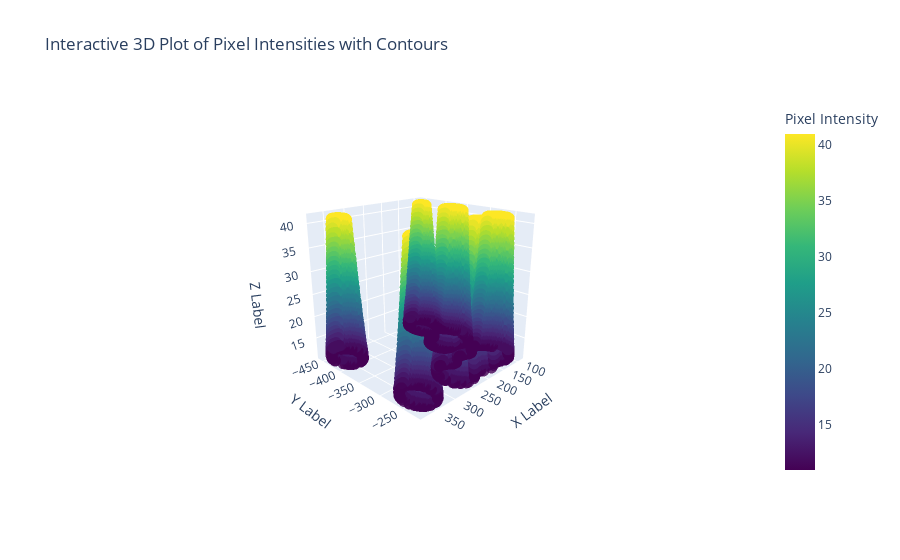

Notebook code cell kept with this figure:
### Code cell
# Load the image
final_img, final_img_copy = ImageOrientation('/workspaces/CSDNA/Testing code/Robot Movement/Data/v8_t=0_avg.png')

data = final_img_copy[:, :, 0]

# Draw the contours on the image
final_img, contours = draw_and_sort_contours(final_img)

plt.imshow(final_img)
plt.show()

#plotting the 3D scatter plot
plot_3d_scatter(data, contours=contours, title='Interactive 3D Plot of Pixel Intensities with Contours')

### Figure 1 — Plotly figure (JSON) as saved in the notebook; plotly's stock layout.template omitted (floating-point values rounded to 4 significant figures; data arrays with more than 128 entries replaced by an {"elided": "..."} marker saying what was removed)
{"data": [{"marker": {"color": {"elided": "24742 int values"}, "colorbar": {"title": {"text": "Pixel Intensity"}}, "colorscale": [[0, "#440154"], [0.1111, "#482878"], [0.2222, "#3e4989"], [0.3333, "#31688e"], [0.4444, "#26828e"], [0.5556, "#1f9e89"], [0.6667, "#35b779"], [0.7778, "#6ece58"], [0.8889, "#b5de2b"], [1, "#fde725"]], "opacity": 0.8, "size": 4}, "mode": "markers", "type": "scatter3d", "x": {"elided": "24742 int values"}, "y": {"elided": "24742 int values"}, "z": {"elided": "24742 int values"}}], "layout": {"scene": {"camera": {"eye": {"x": 2, "y": 2, "z": 1}}, "xaxis": {"title": {"text": "X Label"}}, "yaxis": {"title": {"text": "Y Label"}}, "zaxis": {"title": {"text": "Z Label"}}}, "title": {"text": "Interactive 3D Plot of Pixel Intensities with Contours"}}}
